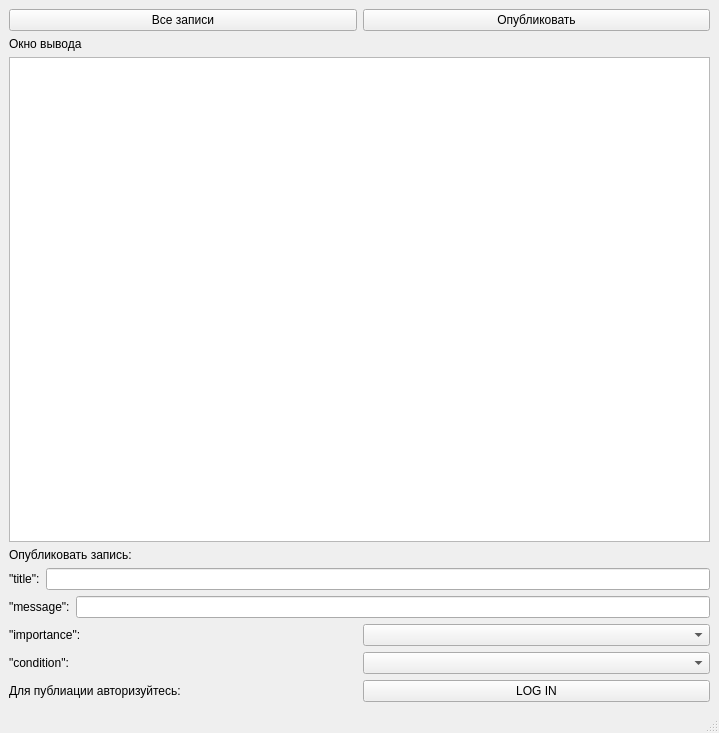
<?xml version="1.0" encoding="UTF-8"?>
<ui version="4.0">
 <class>MainWindow</class>
 <widget class="QMainWindow" name="MainWindow">
  <property name="geometry">
   <rect>
    <x>0</x>
    <y>0</y>
    <width>719</width>
    <height>733</height>
   </rect>
  </property>
  <property name="windowTitle">
   <string>MainWindow</string>
  </property>
  <widget class="QWidget" name="centralwidget">
   <layout class="QVBoxLayout" name="verticalLayout_4">
    <item>
     <layout class="QVBoxLayout" name="verticalLayout_3">
      <item>
       <layout class="QHBoxLayout" name="horizontalLayout">
        <item>
         <widget class="QPushButton" name="pushButton_get_all_notes">
          <property name="text">
           <string>Все записи</string>
          </property>
         </widget>
        </item>
        <item>
         <widget class="QPushButton" name="pushButton">
          <property name="text">
           <string>Опубликовать</string>
          </property>
         </widget>
        </item>
       </layout>
      </item>
      <item>
       <layout class="QVBoxLayout" name="verticalLayout">
        <item>
         <widget class="QLabel" name="labe_window_output">
          <property name="text">
           <string>Окно вывода</string>
          </property>
         </widget>
        </item>
        <item>
         <widget class="QTextBrowser" name="textBrowser_window_output"/>
        </item>
        <item>
         <widget class="QLabel" name="label_window_input">
          <property name="text">
           <string>Опубликовать запись:</string>
          </property>
         </widget>
        </item>
        <item>
         <layout class="QVBoxLayout" name="verticalLayout_2">
          <item>
           <layout class="QHBoxLayout" name="horizontalLayout_3">
            <item>
             <widget class="QLabel" name="label">
              <property name="text">
               <string>&quot;title&quot;:</string>
              </property>
             </widget>
            </item>
            <item>
             <widget class="QLineEdit" name="lineEdit_title"/>
            </item>
           </layout>
          </item>
          <item>
           <layout class="QHBoxLayout" name="horizontalLayout_4">
            <item>
             <widget class="QLabel" name="label_2">
              <property name="text">
               <string>&quot;message&quot;:</string>
              </property>
             </widget>
            </item>
            <item>
             <widget class="QLineEdit" name="lineEdit_massage"/>
            </item>
           </layout>
          </item>
          <item>
           <layout class="QHBoxLayout" name="horizontalLayout_5">
            <item>
             <widget class="QLabel" name="label_3">
              <property name="text">
               <string>&quot;importance&quot;:</string>
              </property>
             </widget>
            </item>
            <item>
             <widget class="QComboBox" name="comboBox_importance"/>
            </item>
           </layout>
          </item>
          <item>
           <layout class="QHBoxLayout" name="horizontalLayout_6">
            <item>
             <widget class="QLabel" name="label_4">
              <property name="text">
               <string>&quot;condition&quot;:</string>
              </property>
             </widget>
            </item>
            <item>
             <widget class="QComboBox" name="comboBox_condition"/>
            </item>
           </layout>
          </item>
          <item>
           <layout class="QHBoxLayout" name="horizontalLayout_7"/>
          </item>
          <item>
           <layout class="QHBoxLayout" name="horizontalLayout_8">
            <item>
             <widget class="QLabel" name="label_6">
              <property name="text">
               <string>Для публиации авторизуйтесь:</string>
              </property>
             </widget>
            </item>
            <item>
             <widget class="QPushButton" name="pushButton_login">
              <property name="text">
               <string>LOG IN</string>
              </property>
             </widget>
            </item>
           </layout>
          </item>
         </layout>
        </item>
       </layout>
      </item>
     </layout>
    </item>
   </layout>
  </widget>
  <widget class="QMenuBar" name="menubar">
   <property name="geometry">
    <rect>
     <x>0</x>
     <y>0</y>
     <width>719</width>
     <height>21</height>
    </rect>
   </property>
  </widget>
  <widget class="QStatusBar" name="statusbar"/>
 </widget>
 <resources/>
 <connections/>
</ui>
